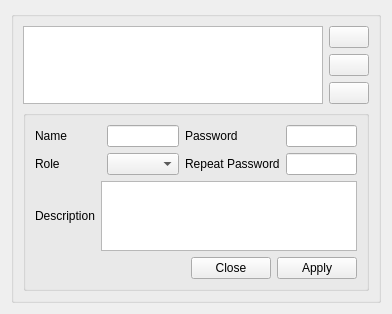
      <widget class="QWidget" name="page_2">
       <property name="geometry">
        <rect>
         <x>0</x>
         <y>0</y>
         <width>362</width>
         <height>290</height>
        </rect>
       </property>
       <attribute name="label">
        <string>User Management</string>
       </attribute>
       <layout class="QVBoxLayout" name="verticalLayout_6">
        <item>
         <widget class="QGroupBox" name="groupUsers">
          <property name="title">
           <string/>
          </property>
          <layout class="QVBoxLayout" name="verticalLayout_9">
           <item>
            <layout class="QHBoxLayout" name="horizontalLayout_10">
             <item>
              <widget class="QTableView" name="tableUsers">
               <property name="sizePolicy">
                <sizepolicy hsizetype="Expanding" vsizetype="Expanding">
                 <horstretch>0</horstretch>
                 <verstretch>0</verstretch>
                </sizepolicy>
               </property>
              </widget>
             </item>
             <item>
              <layout class="QVBoxLayout" name="verticalLayout_4">
               <item>
                <widget class="QPushButton" name="pushNewUser">
                 <property name="toolTip">
                  <string>Create new user</string>
                 </property>
                 <property name="statusTip">
                  <string>Create new user</string>
                 </property>
                 <property name="whatsThis">
                  <string>Creates new user</string>
                 </property>
                 <property name="text">
                  <string/>
                 </property>
                 <property name="icon">
                  <iconset resource="conf_app.qrc">
                   <normaloff>:/conf_app/filenew.png</normaloff>:/conf_app/filenew.png</iconset>
                 </property>
                </widget>
               </item>
               <item>
                <widget class="QPushButton" name="pushEditUser">
                 <property name="sizePolicy">
                  <sizepolicy hsizetype="Preferred" vsizetype="Fixed">
                   <horstretch>0</horstretch>
                   <verstretch>0</verstretch>
                  </sizepolicy>
                 </property>
                 <property name="toolTip">
                  <string>Edit user</string>
                 </property>
                 <property name="statusTip">
                  <string>Edit user</string>
                 </property>
                 <property name="whatsThis">
                  <string>Edits user</string>
                 </property>
                 <property name="text">
                  <string/>
                 </property>
                 <property name="icon">
                  <iconset resource="conf_app.qrc">
                   <normaloff>:/conf_app/pencil.png</normaloff>:/conf_app/pencil.png</iconset>
                 </property>
                 <property name="checkable">
                  <bool>true</bool>
                 </property>
                </widget>
               </item>
               <item>
                <widget class="QPushButton" name="pushRemoveUser">
                 <property name="sizePolicy">
                  <sizepolicy hsizetype="Preferred" vsizetype="Fixed">
                   <horstretch>0</horstretch>
                   <verstretch>0</verstretch>
                  </sizepolicy>
                 </property>
                 <property name="toolTip">
                  <string>Remove user</string>
                 </property>
                 <property name="statusTip">
                  <string>Remove user</string>
                 </property>
                 <property name="whatsThis">
                  <string>Removes user</string>
                 </property>
                 <property name="text">
                  <string/>
                 </property>
                 <property name="icon">
                  <iconset resource="conf_app.qrc">
                   <normaloff>:/conf_app/cancel.png</normaloff>:/conf_app/cancel.png</iconset>
                 </property>
                 <property name="shortcut">
                  <string>Del</string>
                 </property>
                </widget>
               </item>
              </layout>
             </item>
            </layout>
           </item>
           <item>
            <widget class="QGroupBox" name="groupUsersDetail">
             <property name="title">
              <string/>
             </property>
             <layout class="QGridLayout" name="gridLayout_6">
              <item row="0" column="0">
               <layout class="QGridLayout" name="gridLayout_5">
                <item row="0" column="0">
                 <widget class="QLabel" name="label_4">
                  <property name="text">
                   <string>Name</string>
                  </property>
                  <property name="buddy">
                   <cstring>lineUser</cstring>
                  </property>
                 </widget>
                </item>
                <item row="1" column="0">
                 <widget class="QLabel" name="label_5">
                  <property name="text">
                   <string>Role</string>
                  </property>
                  <property name="buddy">
                   <cstring>comboRole</cstring>
                  </property>
                 </widget>
                </item>
               </layout>
              </item>
              <item row="0" column="2">
               <layout class="QVBoxLayout" name="verticalLayout_8">
                <item>
                 <widget class="QLineEdit" name="lineUser"/>
                </item>
                <item>
                 <widget class="QComboBox" name="comboRole"/>
                </item>
               </layout>
              </item>
              <item row="0" column="3" colspan="2">
               <layout class="QGridLayout" name="gridLayout_3">
                <item row="0" column="0">
                 <widget class="QLabel" name="label_6">
                  <property name="text">
                   <string>Password</string>
                  </property>
                  <property name="buddy">
                   <cstring>lineUserPassword</cstring>
                  </property>
                 </widget>
                </item>
                <item row="0" column="1" rowspan="2">
                 <layout class="QVBoxLayout" name="verticalLayout_5">
                  <item>
                   <widget class="QLineEdit" name="lineUserPassword">
                    <property name="echoMode">
                     <enum>QLineEdit::Password</enum>
                    </property>
                   </widget>
                  </item>
                  <item>
                   <widget class="QLineEdit" name="lineUserPassword_2">
                    <property name="echoMode">
                     <enum>QLineEdit::Password</enum>
                    </property>
                   </widget>
                  </item>
                 </layout>
                </item>
                <item row="1" column="0">
                 <widget class="QLabel" name="label_8">
                  <property name="text">
                   <string>Repeat Password</string>
                  </property>
                  <property name="buddy">
                   <cstring>lineUserPassword</cstring>
                  </property>
                 </widget>
                </item>
               </layout>
              </item>
              <item row="1" column="0">
               <widget class="QLabel" name="label_7">
                <property name="text">
                 <string>Description</string>
                </property>
               </widget>
              </item>
              <item row="2" column="2" colspan="2">
               <spacer name="horizontalSpacer_3">
                <property name="orientation">
                 <enum>Qt::Horizontal</enum>
                </property>
                <property name="sizeHint" stdset="0">
                 <size>
                  <width>197</width>
                  <height>20</height>
                 </size>
                </property>
               </spacer>
              </item>
              <item row="2" column="4">
               <widget class="QDialogButtonBox" name="userButtonBox">
                <property name="standardButtons">
                 <set>QDialogButtonBox::Apply|QDialogButtonBox::Close</set>
                </property>
               </widget>
              </item>
              <item row="1" column="1" colspan="4">
               <widget class="QPlainTextEdit" name="textUserDesc"/>
              </item>
             </layout>
            </widget>
           </item>
          </layout>
         </widget>
        </item>
       </layout>
      </widget>
